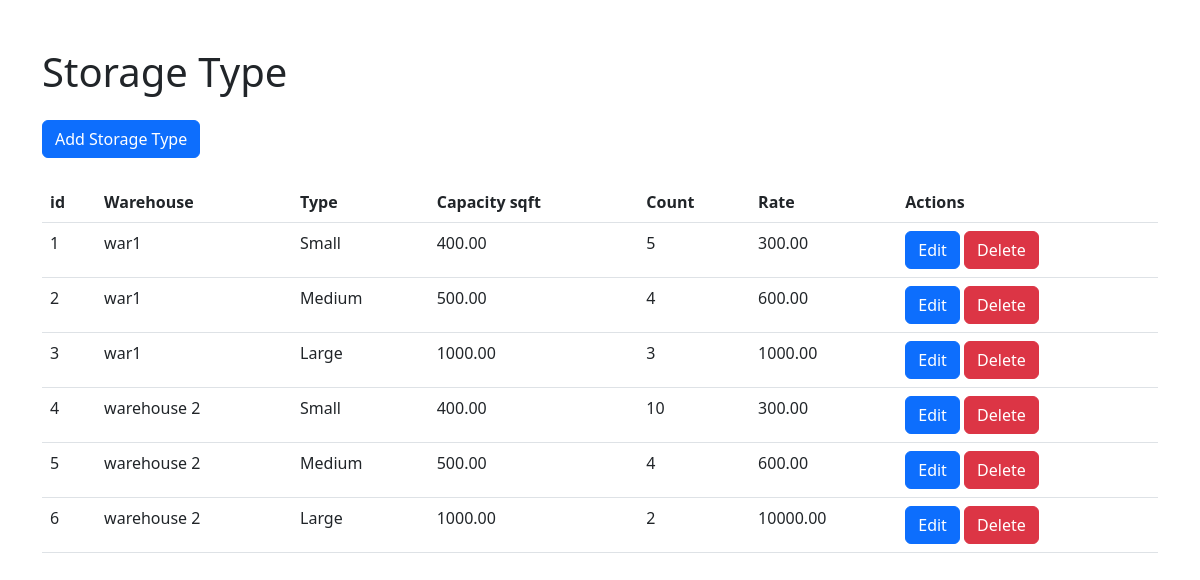
Before: /storage_type/ with the older database file.
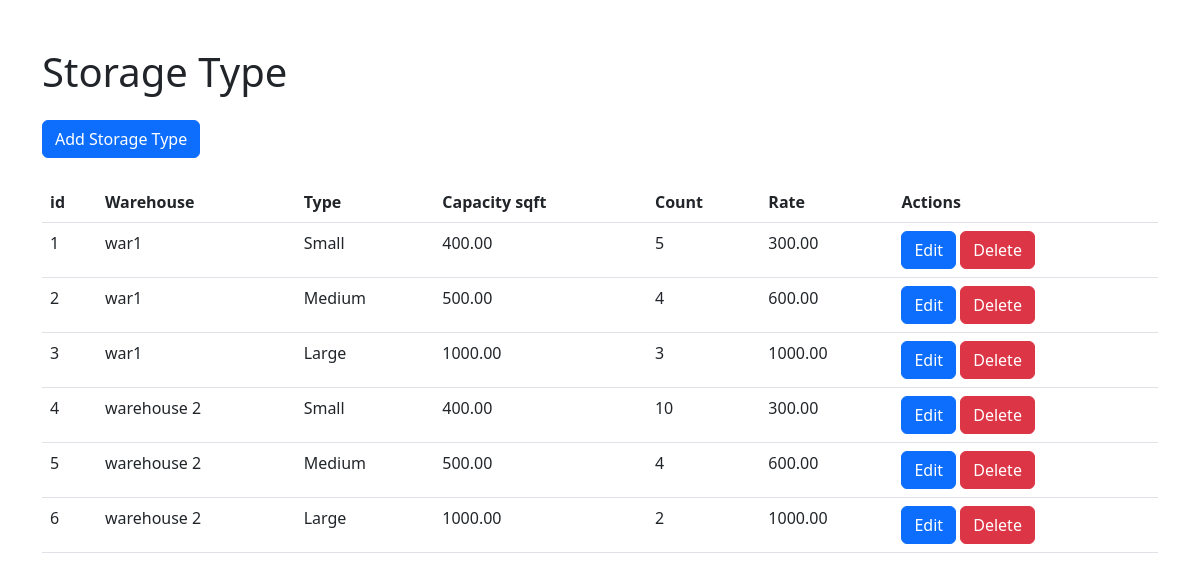
After: the same page with the newer database file.
### MainApp/models.py (models this page shows, shortened)
class WarehouseType(models.Model):
    SIZE_CHOICES = (
        ('s', 'Small'),
        ('m', 'Medium'),
        ('l', 'Large'),
    )
    warehouse = models.ForeignKey(Warehouse, on_delete=models.CASCADE)
    type = models.CharField(max_length=1, choices=SIZE_CHOICES)
    rate = models.DecimalField(max_digits=10, decimal_places=2, validators=[MinValueValidator(0)])
    capacity = models.DecimalField(max_digits=10, decimal_places=2, validators=[MinValueValidator(0)])
    count = models.IntegerField(validators=[MinValueValidator(0)])

class Warehouse(models.Model):
    STATUS_CHOICES = (
        ('1', 'Active'),
        ('2', 'Inactive'),
    )
    name = models.CharField(max_length=100)
    location = models.CharField(max_length=200)
    total_capacity = models.DecimalField(max_digits=10, decimal_places=2)
    available_capacity = models.DecimalField(max_digits=10, decimal_places=2)
    contact_person_name = models.CharField(max_length=100)
    contact_person_email = models.EmailField(max_length=254)
    contact_person_phone = models.CharField(max_length=15)
    date = models.DateTimeField(auto_now_add=True)
    status = models.CharField(max_length=2, choices=STATUS_CHOICES, default='1')

### MainApp/views.py (the view)
# urls.py: path('storage_type/', views.storage_type, name='storage_type'),
def storage_type(request):
    storage_types = WarehouseType.objects.all()
    warehouses = Warehouse.objects.all()
    return render(request, 'warehouse/storage_type.html', {'storage_types': storage_types, 'warehouses': warehouses})

### MainApp/templates/warehouse/storage_type.html (shortened to what this page needs)
<!DOCTYPE html>
<html lang="en">
<head>
    <link href="https://cdn.jsdelivr.net/npm/bootstrap@5.3.0-alpha1/dist/css/bootstrap.min.css" rel="stylesheet">
</head>
<body>
<div class="container mt-5">
    <h1 class="mb-4">Storage Type</h1>
    <button type="button" class="btn btn-primary mb-4" data-bs-toggle="modal" data-bs-target="#addStorageTypeModal">
        Add Storage Type
    </button>
    <table class="table">
        <thead>
            <tr>
                <th>id</th>
                <th>Warehouse</th>
                <th>Type</th>
                <th>Capacity sqft</th>
                <th>Count</th>
                <th>Rate</th>
                <th>Actions</th>
            </tr>
        </thead>
        <tbody id="storageTypeTableBody">
            {% for storage_type in storage_types %}
            <tr>
                <td>{{ storage_type.id }}</td>
                <td>{{ storage_type.warehouse.name }}</td>
                <td>{{ storage_type.get_type_display }}</td>
                <td>{{ storage_type.capacity }}</td>
                <td>{{ storage_type.count }}</td>
                <td>{{ storage_type.rate }}</td>
                <td>
                    <button type="button" class="btn btn-primary" data-bs-toggle="modal" data-bs-target="#editStorageTypeModal{{ storage_type.id }}">
                        Edit
                    </button>
                    <button type="button" class="btn btn-danger" data-bs-toggle="modal" data-bs-target="#deleteStorageTypeModal{{ storage_type.id }}">
                        Delete
                    </button>
                </td>
            </tr>
            {% empty %}
            <tr>
                <td colspan="5">No storage types found</td>
            </tr>
            {% endfor %}
        </tbody>
    </table>
</div>
</body>
</html>

Changed rows visible on the page:
changed WarehouseType id 6: rate "10000.00" → "1000.00"
